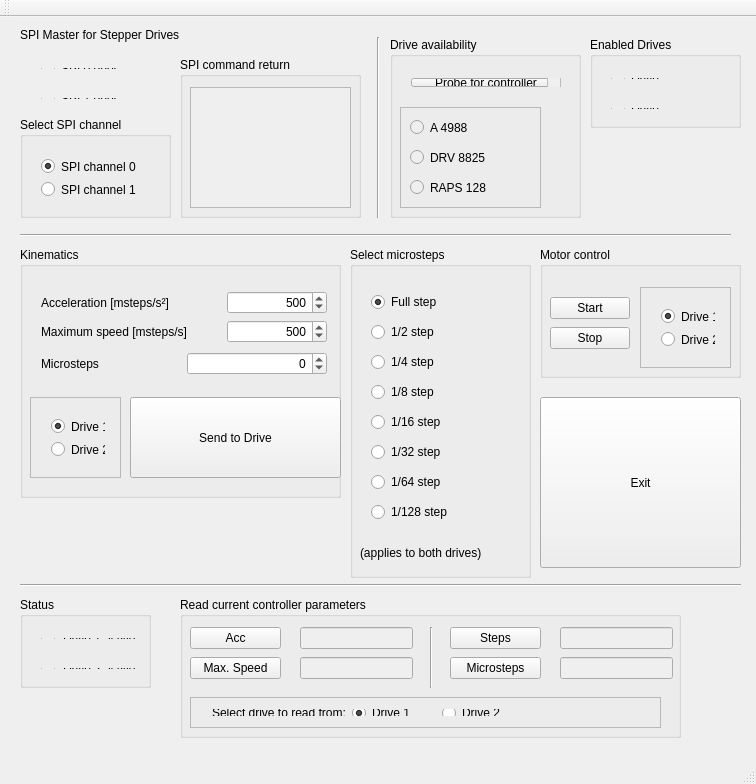
<?xml version="1.0" encoding="UTF-8"?>
<ui version="4.0">
 <class>MainWindow</class>
 <widget class="QMainWindow" name="MainWindow">
  <property name="geometry">
   <rect>
    <x>0</x>
    <y>0</y>
    <width>756</width>
    <height>784</height>
   </rect>
  </property>
  <property name="windowTitle">
   <string>MainWindow</string>
  </property>
  <widget class="QWidget" name="centralWidget">
   <widget class="QLabel" name="label">
    <property name="geometry">
     <rect>
      <x>20</x>
      <y>10</y>
      <width>221</width>
      <height>16</height>
     </rect>
    </property>
    <property name="text">
     <string>SPI Master for Stepper Drives</string>
    </property>
   </widget>
   <widget class="QGroupBox" name="groupBox">
    <property name="geometry">
     <rect>
      <x>590</x>
      <y>20</y>
      <width>151</width>
      <height>91</height>
     </rect>
    </property>
    <property name="title">
     <string>Enabled Drives</string>
    </property>
    <widget class="QWidget" name="layoutWidget">
     <property name="geometry">
      <rect>
       <x>10</x>
       <y>30</y>
       <width>71</width>
       <height>23</height>
      </rect>
     </property>
     <layout class="QHBoxLayout" name="horizontalLayout_10">
      <item>
       <widget class="QCheckBox" name="cbEnableDrive1">
        <property name="enabled">
         <bool>false</bool>
        </property>
        <property name="text">
         <string/>
        </property>
       </widget>
      </item>
      <item>
       <widget class="QLabel" name="label_11">
        <property name="text">
         <string>Drive 1</string>
        </property>
       </widget>
      </item>
     </layout>
    </widget>
    <widget class="QWidget" name="layoutWidget">
     <property name="geometry">
      <rect>
       <x>10</x>
       <y>60</y>
       <width>71</width>
       <height>23</height>
      </rect>
     </property>
     <layout class="QHBoxLayout" name="horizontalLayout_11">
      <item>
       <widget class="QCheckBox" name="cbEnableDrive2">
        <property name="enabled">
         <bool>false</bool>
        </property>
        <property name="text">
         <string/>
        </property>
       </widget>
      </item>
      <item>
       <widget class="QLabel" name="label_12">
        <property name="text">
         <string>Drive 2</string>
        </property>
       </widget>
      </item>
     </layout>
    </widget>
   </widget>
   <widget class="QGroupBox" name="groupBox_2">
    <property name="geometry">
     <rect>
      <x>390</x>
      <y>20</y>
      <width>191</width>
      <height>181</height>
     </rect>
    </property>
    <property name="title">
     <string>Drive availability</string>
    </property>
    <widget class="QWidget" name="layoutWidget">
     <property name="geometry">
      <rect>
       <x>10</x>
       <y>30</y>
       <width>172</width>
       <height>31</height>
      </rect>
     </property>
     <layout class="QHBoxLayout" name="horizontalLayout">
      <item>
       <widget class="QPushButton" name="pbProbeController">
        <property name="minimumSize">
         <size>
          <width>150</width>
          <height>0</height>
         </size>
        </property>
        <property name="maximumSize">
         <size>
          <width>150</width>
          <height>16777215</height>
         </size>
        </property>
        <property name="text">
         <string>Probe for controller</string>
        </property>
       </widget>
      </item>
      <item>
       <widget class="QCheckBox" name="cbDriveAvailable">
        <property name="enabled">
         <bool>false</bool>
        </property>
        <property name="text">
         <string/>
        </property>
       </widget>
      </item>
     </layout>
    </widget>
    <widget class="QFrame" name="frame_4">
     <property name="geometry">
      <rect>
       <x>10</x>
       <y>70</y>
       <width>141</width>
       <height>101</height>
      </rect>
     </property>
     <property name="frameShape">
      <enum>QFrame::StyledPanel</enum>
     </property>
     <property name="frameShadow">
      <enum>QFrame::Raised</enum>
     </property>
     <widget class="QRadioButton" name="rbDRV8825">
      <property name="enabled">
       <bool>false</bool>
      </property>
      <property name="geometry">
       <rect>
        <x>10</x>
        <y>40</y>
        <width>16</width>
        <height>20</height>
       </rect>
      </property>
      <property name="text">
       <string/>
      </property>
      <property name="checkable">
       <bool>false</bool>
      </property>
     </widget>
     <widget class="QRadioButton" name="rbA4988">
      <property name="enabled">
       <bool>false</bool>
      </property>
      <property name="geometry">
       <rect>
        <x>10</x>
        <y>10</y>
        <width>16</width>
        <height>20</height>
       </rect>
      </property>
      <property name="text">
       <string/>
      </property>
      <property name="checkable">
       <bool>false</bool>
      </property>
     </widget>
     <widget class="QRadioButton" name="rbRAPS">
      <property name="enabled">
       <bool>false</bool>
      </property>
      <property name="geometry">
       <rect>
        <x>10</x>
        <y>70</y>
        <width>16</width>
        <height>20</height>
       </rect>
      </property>
      <property name="text">
       <string/>
      </property>
      <property name="checkable">
       <bool>false</bool>
      </property>
     </widget>
     <widget class="QLabel" name="label_13">
      <property name="geometry">
       <rect>
        <x>30</x>
        <y>70</y>
        <width>101</width>
        <height>21</height>
       </rect>
      </property>
      <property name="text">
       <string>RAPS 128</string>
      </property>
     </widget>
     <widget class="QLabel" name="label_14">
      <property name="geometry">
       <rect>
        <x>30</x>
        <y>40</y>
        <width>91</width>
        <height>21</height>
       </rect>
      </property>
      <property name="text">
       <string>DRV 8825</string>
      </property>
     </widget>
     <widget class="QLabel" name="label_15">
      <property name="geometry">
       <rect>
        <x>30</x>
        <y>10</y>
        <width>67</width>
        <height>21</height>
       </rect>
      </property>
      <property name="text">
       <string>A 4988</string>
      </property>
     </widget>
    </widget>
   </widget>
   <widget class="QGroupBox" name="groupBox_3">
    <property name="geometry">
     <rect>
      <x>350</x>
      <y>230</y>
      <width>181</width>
      <height>331</height>
     </rect>
    </property>
    <property name="title">
     <string>Select microsteps </string>
    </property>
    <widget class="QLabel" name="label_2">
     <property name="geometry">
      <rect>
       <x>10</x>
       <y>290</y>
       <width>161</width>
       <height>31</height>
      </rect>
     </property>
     <property name="text">
      <string>(applies to both drives)</string>
     </property>
    </widget>
    <widget class="QWidget" name="layoutWidget">
     <property name="geometry">
      <rect>
       <x>10</x>
       <y>30</y>
       <width>103</width>
       <height>260</height>
      </rect>
     </property>
     <layout class="QVBoxLayout" name="verticalLayout">
      <item>
       <widget class="QRadioButton" name="rbFullStep">
        <property name="text">
         <string>Full step</string>
        </property>
        <property name="checked">
         <bool>true</bool>
        </property>
       </widget>
      </item>
      <item>
       <widget class="QRadioButton" name="rbHalfStep">
        <property name="text">
         <string>1/2 step</string>
        </property>
       </widget>
      </item>
      <item>
       <widget class="QRadioButton" name="rbQuarterStep">
        <property name="text">
         <string>1/4 step</string>
        </property>
       </widget>
      </item>
      <item>
       <widget class="QRadioButton" name="rbEigthStep">
        <property name="text">
         <string>1/8 step</string>
        </property>
       </widget>
      </item>
      <item>
       <widget class="QRadioButton" name="rbSixteenthStep">
        <property name="text">
         <string>1/16 step</string>
        </property>
       </widget>
      </item>
      <item>
       <widget class="QRadioButton" name="rb32thStep">
        <property name="text">
         <string>1/32 step</string>
        </property>
       </widget>
      </item>
      <item>
       <widget class="QRadioButton" name="rb64thStep">
        <property name="text">
         <string>1/64 step</string>
        </property>
       </widget>
      </item>
      <item>
       <widget class="QRadioButton" name="rb128thStep">
        <property name="text">
         <string>1/128 step</string>
        </property>
       </widget>
      </item>
     </layout>
    </widget>
   </widget>
   <widget class="QGroupBox" name="groupBox_4">
    <property name="geometry">
     <rect>
      <x>20</x>
      <y>230</y>
      <width>321</width>
      <height>251</height>
     </rect>
    </property>
    <property name="title">
     <string>Kinematics</string>
    </property>
    <widget class="QFrame" name="frame">
     <property name="geometry">
      <rect>
       <x>10</x>
       <y>150</y>
       <width>91</width>
       <height>81</height>
      </rect>
     </property>
     <property name="frameShape">
      <enum>QFrame::StyledPanel</enum>
     </property>
     <property name="frameShadow">
      <enum>QFrame::Raised</enum>
     </property>
     <widget class="QWidget" name="layoutWidget">
      <property name="geometry">
       <rect>
        <x>10</x>
        <y>10</y>
        <width>76</width>
        <height>62</height>
       </rect>
      </property>
      <layout class="QVBoxLayout" name="verticalLayout_3">
       <item>
        <widget class="QRadioButton" name="rbKinematics1">
         <property name="text">
          <string>Drive 1</string>
         </property>
         <property name="checked">
          <bool>true</bool>
         </property>
        </widget>
       </item>
       <item>
        <widget class="QRadioButton" name="rbKinematics2">
         <property name="text">
          <string>Drive 2</string>
         </property>
        </widget>
       </item>
      </layout>
     </widget>
    </widget>
    <widget class="QPushButton" name="pbSendKinematics">
     <property name="geometry">
      <rect>
       <x>110</x>
       <y>150</y>
       <width>211</width>
       <height>81</height>
      </rect>
     </property>
     <property name="text">
      <string>Send to Drive</string>
     </property>
    </widget>
    <widget class="QWidget" name="layoutWidget">
     <property name="geometry">
      <rect>
       <x>10</x>
       <y>30</y>
       <width>308</width>
       <height>112</height>
      </rect>
     </property>
     <layout class="QVBoxLayout" name="verticalLayout_4">
      <item>
       <layout class="QVBoxLayout" name="verticalLayout_2">
        <item>
         <layout class="QHBoxLayout" name="horizontalLayout_2">
          <item>
           <widget class="QLabel" name="label_3">
            <property name="text">
             <string>Acceleration [msteps/s²]</string>
            </property>
           </widget>
          </item>
          <item>
           <widget class="QSpinBox" name="sbAcc">
            <property name="minimumSize">
             <size>
              <width>100</width>
              <height>0</height>
             </size>
            </property>
            <property name="maximumSize">
             <size>
              <width>100</width>
              <height>16777215</height>
             </size>
            </property>
            <property name="alignment">
             <set>Qt::AlignRight|Qt::AlignTrailing|Qt::AlignVCenter</set>
            </property>
            <property name="maximum">
             <number>10000</number>
            </property>
            <property name="singleStep">
             <number>100</number>
            </property>
            <property name="value">
             <number>500</number>
            </property>
           </widget>
          </item>
         </layout>
        </item>
        <item>
         <layout class="QHBoxLayout" name="horizontalLayout_3">
          <item>
           <widget class="QLabel" name="label_4">
            <property name="text">
             <string>Maximum speed [msteps/s]</string>
            </property>
           </widget>
          </item>
          <item>
           <widget class="QSpinBox" name="sbVel">
            <property name="minimumSize">
             <size>
              <width>100</width>
              <height>0</height>
             </size>
            </property>
            <property name="maximumSize">
             <size>
              <width>100</width>
              <height>16777215</height>
             </size>
            </property>
            <property name="alignment">
             <set>Qt::AlignRight|Qt::AlignTrailing|Qt::AlignVCenter</set>
            </property>
            <property name="maximum">
             <number>10000</number>
            </property>
            <property name="singleStep">
             <number>100</number>
            </property>
            <property name="value">
             <number>500</number>
            </property>
           </widget>
          </item>
         </layout>
        </item>
       </layout>
      </item>
      <item>
       <layout class="QHBoxLayout" name="horizontalLayout_4">
        <item>
         <widget class="QLabel" name="label_5">
          <property name="text">
           <string>Microsteps</string>
          </property>
         </widget>
        </item>
        <item>
         <widget class="QSpinBox" name="sbSteps">
          <property name="alignment">
           <set>Qt::AlignRight|Qt::AlignTrailing|Qt::AlignVCenter</set>
          </property>
          <property name="minimum">
           <number>-1000000000</number>
          </property>
          <property name="maximum">
           <number>1000000000</number>
          </property>
         </widget>
        </item>
       </layout>
      </item>
     </layout>
    </widget>
   </widget>
   <widget class="QGroupBox" name="groupBox_5">
    <property name="geometry">
     <rect>
      <x>540</x>
      <y>230</y>
      <width>201</width>
      <height>131</height>
     </rect>
    </property>
    <property name="title">
     <string>Motor control</string>
    </property>
    <widget class="QPushButton" name="pbStart">
     <property name="geometry">
      <rect>
       <x>10</x>
       <y>50</y>
       <width>80</width>
       <height>22</height>
      </rect>
     </property>
     <property name="text">
      <string>Start</string>
     </property>
    </widget>
    <widget class="QPushButton" name="pbStop">
     <property name="geometry">
      <rect>
       <x>10</x>
       <y>80</y>
       <width>80</width>
       <height>22</height>
      </rect>
     </property>
     <property name="text">
      <string>Stop</string>
     </property>
    </widget>
    <widget class="QFrame" name="frame_2">
     <property name="geometry">
      <rect>
       <x>100</x>
       <y>40</y>
       <width>91</width>
       <height>81</height>
      </rect>
     </property>
     <property name="frameShape">
      <enum>QFrame::StyledPanel</enum>
     </property>
     <property name="frameShadow">
      <enum>QFrame::Raised</enum>
     </property>
     <widget class="QWidget" name="layoutWidget">
      <property name="geometry">
       <rect>
        <x>10</x>
        <y>10</y>
        <width>76</width>
        <height>62</height>
       </rect>
      </property>
      <layout class="QVBoxLayout" name="verticalLayout_5">
       <item>
        <widget class="QRadioButton" name="rbCtrlDrive1">
         <property name="text">
          <string>Drive 1</string>
         </property>
         <property name="checked">
          <bool>true</bool>
         </property>
        </widget>
       </item>
       <item>
        <widget class="QRadioButton" name="rbCtrlDrive2">
         <property name="text">
          <string>Drive 2</string>
         </property>
        </widget>
       </item>
      </layout>
     </widget>
    </widget>
   </widget>
   <widget class="QGroupBox" name="groupBox_6">
    <property name="geometry">
     <rect>
      <x>20</x>
      <y>100</y>
      <width>151</width>
      <height>101</height>
     </rect>
    </property>
    <property name="title">
     <string>Select SPI channel</string>
    </property>
    <widget class="QWidget" name="layoutWidget">
     <property name="geometry">
      <rect>
       <x>10</x>
       <y>30</y>
       <width>131</width>
       <height>62</height>
      </rect>
     </property>
     <layout class="QVBoxLayout" name="verticalLayout_6">
      <item>
       <widget class="QRadioButton" name="rbSPI0">
        <property name="text">
         <string>SPI channel 0</string>
        </property>
        <property name="checked">
         <bool>true</bool>
        </property>
       </widget>
      </item>
      <item>
       <widget class="QRadioButton" name="rbSPI1">
        <property name="text">
         <string>SPI channel 1</string>
        </property>
       </widget>
      </item>
     </layout>
    </widget>
   </widget>
   <widget class="QGroupBox" name="groupBox_7">
    <property name="geometry">
     <rect>
      <x>180</x>
      <y>40</y>
      <width>181</width>
      <height>161</height>
     </rect>
    </property>
    <property name="title">
     <string>SPI command return</string>
    </property>
    <widget class="QPlainTextEdit" name="teSPILog">
     <property name="enabled">
      <bool>false</bool>
     </property>
     <property name="geometry">
      <rect>
       <x>10</x>
       <y>30</y>
       <width>161</width>
       <height>121</height>
      </rect>
     </property>
     <property name="textInteractionFlags">
      <set>Qt::TextSelectableByKeyboard|Qt::TextSelectableByMouse</set>
     </property>
    </widget>
   </widget>
   <widget class="Line" name="line">
    <property name="geometry">
     <rect>
      <x>20</x>
      <y>210</y>
      <width>711</width>
      <height>16</height>
     </rect>
    </property>
    <property name="orientation">
     <enum>Qt::Horizontal</enum>
    </property>
   </widget>
   <widget class="Line" name="line_2">
    <property name="geometry">
     <rect>
      <x>20</x>
      <y>560</y>
      <width>721</width>
      <height>16</height>
     </rect>
    </property>
    <property name="orientation">
     <enum>Qt::Horizontal</enum>
    </property>
   </widget>
   <widget class="QGroupBox" name="groupBox_8">
    <property name="geometry">
     <rect>
      <x>20</x>
      <y>580</y>
      <width>131</width>
      <height>91</height>
     </rect>
    </property>
    <property name="title">
     <string>Status</string>
    </property>
    <widget class="QWidget" name="layoutWidget">
     <property name="geometry">
      <rect>
       <x>10</x>
       <y>30</y>
       <width>117</width>
       <height>23</height>
      </rect>
     </property>
     <layout class="QHBoxLayout" name="horizontalLayout_5">
      <item>
       <widget class="QCheckBox" name="cbDr1Active">
        <property name="enabled">
         <bool>false</bool>
        </property>
        <property name="text">
         <string/>
        </property>
       </widget>
      </item>
      <item>
       <widget class="QLabel" name="label_6">
        <property name="text">
         <string>Drive 1 active</string>
        </property>
       </widget>
      </item>
     </layout>
    </widget>
    <widget class="QWidget" name="layoutWidget">
     <property name="geometry">
      <rect>
       <x>10</x>
       <y>60</y>
       <width>117</width>
       <height>23</height>
      </rect>
     </property>
     <layout class="QHBoxLayout" name="horizontalLayout_6">
      <item>
       <widget class="QCheckBox" name="cbDr2Active">
        <property name="enabled">
         <bool>false</bool>
        </property>
        <property name="text">
         <string/>
        </property>
       </widget>
      </item>
      <item>
       <widget class="QLabel" name="label_7">
        <property name="text">
         <string>Drive 2 active</string>
        </property>
       </widget>
      </item>
     </layout>
    </widget>
   </widget>
   <widget class="QGroupBox" name="groupBox_9">
    <property name="geometry">
     <rect>
      <x>180</x>
      <y>580</y>
      <width>501</width>
      <height>141</height>
     </rect>
    </property>
    <property name="title">
     <string>Read current controller parameters</string>
    </property>
    <widget class="QLineEdit" name="leAcc">
     <property name="enabled">
      <bool>false</bool>
     </property>
     <property name="geometry">
      <rect>
       <x>120</x>
       <y>30</y>
       <width>113</width>
       <height>22</height>
      </rect>
     </property>
     <property name="readOnly">
      <bool>true</bool>
     </property>
    </widget>
    <widget class="QLineEdit" name="leSpeed">
     <property name="enabled">
      <bool>false</bool>
     </property>
     <property name="geometry">
      <rect>
       <x>120</x>
       <y>60</y>
       <width>113</width>
       <height>22</height>
      </rect>
     </property>
     <property name="readOnly">
      <bool>true</bool>
     </property>
    </widget>
    <widget class="QLineEdit" name="leMsteps">
     <property name="enabled">
      <bool>false</bool>
     </property>
     <property name="geometry">
      <rect>
       <x>380</x>
       <y>60</y>
       <width>113</width>
       <height>22</height>
      </rect>
     </property>
     <property name="readOnly">
      <bool>true</bool>
     </property>
    </widget>
    <widget class="QLineEdit" name="leSteps">
     <property name="enabled">
      <bool>false</bool>
     </property>
     <property name="geometry">
      <rect>
       <x>380</x>
       <y>30</y>
       <width>113</width>
       <height>22</height>
      </rect>
     </property>
     <property name="readOnly">
      <bool>true</bool>
     </property>
    </widget>
    <widget class="QPushButton" name="pbGetAcc">
     <property name="geometry">
      <rect>
       <x>10</x>
       <y>30</y>
       <width>91</width>
       <height>22</height>
      </rect>
     </property>
     <property name="text">
      <string>Acc</string>
     </property>
    </widget>
    <widget class="QPushButton" name="pbGetMSpeed">
     <property name="geometry">
      <rect>
       <x>10</x>
       <y>60</y>
       <width>91</width>
       <height>22</height>
      </rect>
     </property>
     <property name="text">
      <string>Max. Speed</string>
     </property>
    </widget>
    <widget class="QPushButton" name="pbGetSteps">
     <property name="geometry">
      <rect>
       <x>270</x>
       <y>30</y>
       <width>91</width>
       <height>22</height>
      </rect>
     </property>
     <property name="text">
      <string>Steps</string>
     </property>
    </widget>
    <widget class="QPushButton" name="pbGetMSteps">
     <property name="geometry">
      <rect>
       <x>270</x>
       <y>60</y>
       <width>91</width>
       <height>22</height>
      </rect>
     </property>
     <property name="text">
      <string>Microsteps</string>
     </property>
    </widget>
    <widget class="Line" name="line_3">
     <property name="geometry">
      <rect>
       <x>250</x>
       <y>30</y>
       <width>3</width>
       <height>61</height>
      </rect>
     </property>
     <property name="orientation">
      <enum>Qt::Vertical</enum>
     </property>
    </widget>
    <widget class="QFrame" name="frame_3">
     <property name="geometry">
      <rect>
       <x>10</x>
       <y>100</y>
       <width>471</width>
       <height>31</height>
      </rect>
     </property>
     <property name="frameShape">
      <enum>QFrame::StyledPanel</enum>
     </property>
     <property name="frameShadow">
      <enum>QFrame::Raised</enum>
     </property>
     <widget class="QWidget" name="layoutWidget">
      <property name="geometry">
       <rect>
        <x>11</x>
        <y>1</y>
        <width>336</width>
        <height>29</height>
       </rect>
      </property>
      <layout class="QHBoxLayout" name="horizontalLayout_7">
       <item>
        <widget class="QLabel" name="label_8">
         <property name="text">
          <string>Select drive to read from:</string>
         </property>
        </widget>
       </item>
       <item>
        <widget class="QRadioButton" name="rbGetDr1">
         <property name="text">
          <string>Drive 1</string>
         </property>
         <property name="checked">
          <bool>true</bool>
         </property>
        </widget>
       </item>
       <item>
        <widget class="QRadioButton" name="rbGetDr2">
         <property name="text">
          <string>Drive 2</string>
         </property>
        </widget>
       </item>
      </layout>
     </widget>
    </widget>
   </widget>
   <widget class="Line" name="line_4">
    <property name="geometry">
     <rect>
      <x>370</x>
      <y>20</y>
      <width>16</width>
      <height>181</height>
     </rect>
    </property>
    <property name="orientation">
     <enum>Qt::Vertical</enum>
    </property>
   </widget>
   <widget class="QPushButton" name="pbExit">
    <property name="geometry">
     <rect>
      <x>540</x>
      <y>380</y>
      <width>201</width>
      <height>171</height>
     </rect>
    </property>
    <property name="text">
     <string>Exit</string>
    </property>
   </widget>
   <widget class="QWidget" name="layoutWidget">
    <property name="geometry">
     <rect>
      <x>30</x>
      <y>40</y>
      <width>98</width>
      <height>23</height>
     </rect>
    </property>
    <layout class="QHBoxLayout" name="horizontalLayout_8">
     <item>
      <widget class="QCheckBox" name="cbspi0Open">
       <property name="enabled">
        <bool>false</bool>
       </property>
       <property name="text">
        <string/>
       </property>
      </widget>
     </item>
     <item>
      <widget class="QLabel" name="label_9">
       <property name="text">
        <string>SPI 0 open</string>
       </property>
      </widget>
     </item>
    </layout>
   </widget>
   <widget class="QWidget" name="layoutWidget">
    <property name="geometry">
     <rect>
      <x>30</x>
      <y>70</y>
      <width>98</width>
      <height>23</height>
     </rect>
    </property>
    <layout class="QHBoxLayout" name="horizontalLayout_9">
     <item>
      <widget class="QCheckBox" name="cbspi1Open">
       <property name="enabled">
        <bool>false</bool>
       </property>
       <property name="text">
        <string/>
       </property>
      </widget>
     </item>
     <item>
      <widget class="QLabel" name="label_10">
       <property name="text">
        <string>SPI 1 open</string>
       </property>
      </widget>
     </item>
    </layout>
   </widget>
  </widget>
  <widget class="QToolBar" name="mainToolBar">
   <attribute name="toolBarArea">
    <enum>TopToolBarArea</enum>
   </attribute>
   <attribute name="toolBarBreak">
    <bool>false</bool>
   </attribute>
  </widget>
  <widget class="QStatusBar" name="statusBar"/>
 </widget>
 <layoutdefault spacing="6" margin="11"/>
 <resources/>
 <connections/>
</ui>
